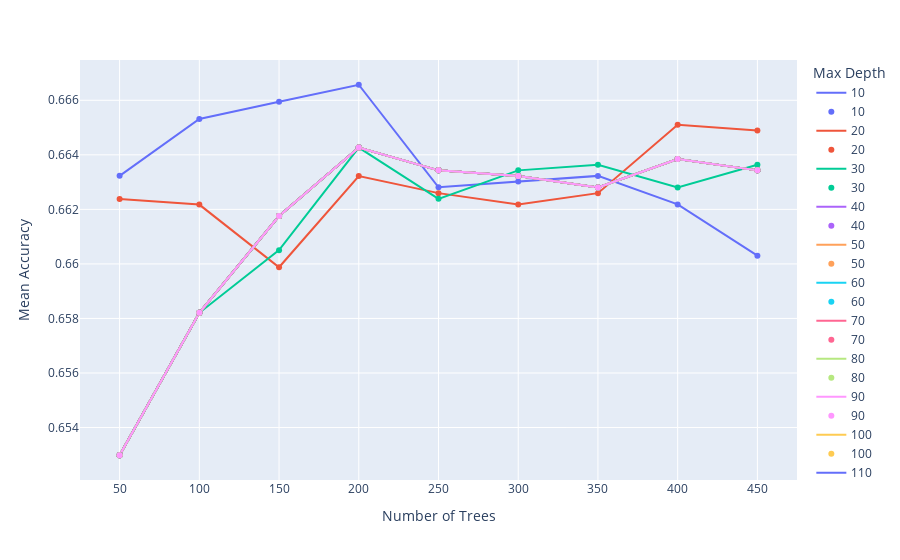

Notebook cell for this chart:
### Code cell
main_fig = px.line(rf_df, x='Number of Trees', y='Mean Accuracy', color='Max Depth')
scatter_fig = px.scatter(rf_df, x='Number of Trees', y='Mean Accuracy', color='Max Depth')
scatter_fig.update_layout(showlegend=False)
for trace in scatter_fig.data:
    main_fig.add_trace(trace)
main_fig

### Figure 1 — Plotly figure (JSON) as saved in the notebook; plotly's stock layout.template omitted (floating-point values rounded to 4 significant figures)
{"data": [{"hovertemplate": "Max Depth=10<br>Number of Trees=%{x}<br>Mean Accuracy=%{y}<extra></extra>", "legendgroup": "10", "line": {"color": "#636efa", "dash": "solid"}, "mode": "lines", "name": "10", "showlegend": true, "type": "scatter", "x": [50, 100, 150, 200, 250, 300, 350, 400, 450], "xaxis": "x", "y": [0.6632, 0.6653, 0.6659, 0.6666, 0.6628, 0.663, 0.6632, 0.6622, 0.6603], "yaxis": "y"}, {"hovertemplate": "Max Depth=20<br>Number of Trees=%{x}<br>Mean Accuracy=%{y}<extra></extra>", "legendgroup": "20", "line": {"color": "#EF553B", "dash": "solid"}, "mode": "lines", "name": "20", "showlegend": true, "type": "scatter", "x": [50, 100, 150, 200, 250, 300, 350, 400, 450], "xaxis": "x", "y": [0.6624, 0.6622, 0.6599, 0.6632, 0.6626, 0.6622, 0.6626, 0.6651, 0.6649], "yaxis": "y"}, {"hovertemplate": "Max Depth=30<br>Number of Trees=%{x}<br>Mean Accuracy=%{y}<extra></extra>", "legendgroup": "30", "line": {"color": "#00cc96", "dash": "solid"}, "mode": "lines", "name": "30", "showlegend": true, "type": "scatter", "x": [50, 100, 150, 200, 250, 300, 350, 400, 450], "xaxis": "x", "y": [0.653, 0.6582, 0.6605, 0.6643, 0.6624, 0.6634, 0.6636, 0.6628, 0.6636], "yaxis": "y"}, {"hovertemplate": "Max Depth=40<br>Number of Trees=%{x}<br>Mean Accuracy=%{y}<extra></extra>", "legendgroup": "40", "line": {"color": "#ab63fa", "dash": "solid"}, "mode": "lines", "name": "40", "showlegend": true, "type": "scatter", "x": [50, 100, 150, 200, 250, 300, 350, 400, 450], "xaxis": "x", "y": [0.653, 0.6582, 0.6618, 0.6643, 0.6634, 0.6632, 0.6628, 0.6638, 0.6634], "yaxis": "y"}, {"hovertemplate": "Max Depth=50<br>Number of Trees=%{x}<br>Mean Accuracy=%{y}<extra></extra>", "legendgroup": "50", "line": {"color": "#FFA15A", "dash": "solid"}, "mode": "lines", "name": "50", "showlegend": true, "type": "scatter", "x": [50, 100, 150, 200, 250, 300, 350, 400, 450], "xaxis": "x", "y": [0.653, 0.6582, 0.6618, 0.6643, 0.6634, 0.6632, 0.6628, 0.6638, 0.6634], "yaxis": "y"}, {"hovertemplate": "Max Depth=60<br>Number of Trees=%{x}<br>Mean Accuracy=%{y}<extra></extra>", "legendgroup": "60", "line": {"color": "#19d3f3", "dash": "solid"}, "mode": "lines", "name": "60", "showlegend": true, "type": "scatter", "x": [50, 100, 150, 200, 250, 300, 350, 400, 450], "xaxis": "x", "y": [0.653, 0.6582, 0.6618, 0.6643, 0.6634, 0.6632, 0.6628, 0.6638, 0.6634], "yaxis": "y"}, {"hovertemplate": "Max Depth=70<br>Number of Trees=%{x}<br>Mean Accuracy=%{y}<extra></extra>", "legendgroup": "70", "line": {"color": "#FF6692", "dash": "solid"}, "mode": "lines", "name": "70", "showlegend": true, "type": "scatter", "x": [50, 100, 150, 200, 250, 300, 350, 400, 450], "xaxis": "x", "y": [0.653, 0.6582, 0.6618, 0.6643, 0.6634, 0.6632, 0.6628, 0.6638, 0.6634], "yaxis": "y"}, {"hovertemplate": "Max Depth=80<br>Number of Trees=%{x}<br>Mean Accuracy=%{y}<extra></extra>", "legendgroup": "80", "line": {"color": "#B6E880", "dash": "solid"}, "mode": "lines", "name": "80", "showlegend": true, "type": "scatter", "x": [50, 100, 150, 200, 250, 300, 350, 400, 450], "xaxis": "x", "y": [0.653, 0.6582, 0.6618, 0.6643, 0.6634, 0.6632, 0.6628, 0.6638, 0.6634], "yaxis": "y"}, {"hovertemplate": "Max Depth=90<br>Number of Trees=%{x}<br>Mean Accuracy=%{y}<extra></extra>", "legendgroup": "90", "line": {"color": "#FF97FF", "dash": "solid"}, "mode": "lines", "name": "90", "showlegend": true, "type": "scatter", "x": [50, 100, 150, 200, 250, 300, 350, 400, 450], "xaxis": "x", "y": [0.653, 0.6582, 0.6618, 0.6643, 0.6634, 0.6632, 0.6628, 0.6638, 0.6634], "yaxis": "y"}, {"hovertemplate": "Max Depth=100<br>Number of Trees=%{x}<br>Mean Accuracy=%{y}<extra></extra>", "legendgroup": "100", "line": {"color": "#FECB52", "dash": "solid"}, "mode": "lines", "name": "100", "showlegend": true, "type": "scatter", "x": [50, 100, 150, 200, 250, 300, 350, 400, 450], "xaxis": "x", "y": [0.653, 0.6582, 0.6618, 0.6643, 0.6634, 0.6632, 0.6628, 0.6638, 0.6634], "yaxis": "y"}, {"hovertemplate": "Max Depth=110<br>Number of Trees=%{x}<br>Mean Accuracy=%{y}<extra></extra>", "legendgroup": "110", "line": {"color": "#636efa", "dash": "solid"}, "mode": "lines", "name": "110", "showlegend": true, "type": "scatter", "x": [50, 100, 150, 200, 250, 300, 350, 400, 450], "xaxis": "x", "y": [0.653, 0.6582, 0.6618, 0.6643, 0.6634, 0.6632, 0.6628, 0.6638, 0.6634], "yaxis": "y"}, {"hovertemplate": "Max Depth=120<br>Number of Trees=%{x}<br>Mean Accuracy=%{y}<extra></extra>", "legendgroup": "120", "line": {"color": "#EF553B", "dash": "solid"}, "mode": "lines", "name": "120", "showlegend": true, "type": "scatter", "x": [50, 100, 150, 200, 250, 300, 350, 400, 450], "xaxis": "x", "y": [0.653, 0.6582, 0.6618, 0.6643, 0.6634, 0.6632, 0.6628, 0.6638, 0.6634], "yaxis": "y"}, {"hovertemplate": "Max Depth=130<br>Number of Trees=%{x}<br>Mean Accuracy=%{y}<extra></extra>", "legendgroup": "130", "line": {"color": "#00cc96", "dash": "solid"}, "mode": "lines", "name": "130", "showlegend": true, "type": "scatter", "x": [50, 100, 150, 200, 250, 300, 350, 400, 450], "xaxis": "x", "y": [0.653, 0.6582, 0.6618, 0.6643, 0.6634, 0.6632, 0.6628, 0.6638, 0.6634], "yaxis": "y"}, {"hovertemplate": "Max Depth=140<br>Number of Trees=%{x}<br>Mean Accuracy=%{y}<extra></extra>", "legendgroup": "140", "line": {"color": "#ab63fa", "dash": "solid"}, "mode": "lines", "name": "140", "showlegend": true, "type": "scatter", "x": [50, 100, 150, 200, 250, 300, 350, 400, 450], "xaxis": "x", "y": [0.653, 0.6582, 0.6618, 0.6643, 0.6634, 0.6632, 0.6628, 0.6638, 0.6634], "yaxis": "y"}, {"hovertemplate": "Max Depth=150<br>Number of Trees=%{x}<br>Mean Accuracy=%{y}<extra></extra>", "legendgroup": "150", "line": {"color": "#FFA15A", "dash": "solid"}, "mode": "lines", "name": "150", "showlegend": true, "type": "scatter", "x": [50, 100, 150, 200, 250, 300, 350, 400, 450], "xaxis": "x", "y": [0.653, 0.6582, 0.6618, 0.6643, 0.6634, 0.6632, 0.6628, 0.6638, 0.6634], "yaxis": "y"}, {"hovertemplate": "Max Depth=160<br>Number of Trees=%{x}<br>Mean Accuracy=%{y}<extra></extra>", "legendgroup": "160", "line": {"color": "#19d3f3", "dash": "solid"}, "mode": "lines", "name": "160", "showlegend": true, "type": "scatter", "x": [50, 100, 150, 200, 250, 300, 350, 400, 450], "xaxis": "x", "y": [0.653, 0.6582, 0.6618, 0.6643, 0.6634, 0.6632, 0.6628, 0.6638, 0.6634], "yaxis": "y"}, {"hovertemplate": "Max Depth=170<br>Number of Trees=%{x}<br>Mean Accuracy=%{y}<extra></extra>", "legendgroup": "170", "line": {"color": "#FF6692", "dash": "solid"}, "mode": "lines", "name": "170", "showlegend": true, "type": "scatter", "x": [50, 100, 150, 200, 250, 300, 350, 400, 450], "xaxis": "x", "y": [0.653, 0.6582, 0.6618, 0.6643, 0.6634, 0.6632, 0.6628, 0.6638, 0.6634], "yaxis": "y"}, {"hovertemplate": "Max Depth=180<br>Number of Trees=%{x}<br>Mean Accuracy=%{y}<extra></extra>", "legendgroup": "180", "line": {"color": "#B6E880", "dash": "solid"}, "mode": "lines", "name": "180", "showlegend": true, "type": "scatter", "x": [50, 100, 150, 200, 250, 300, 350, 400, 450], "xaxis": "x", "y": [0.653, 0.6582, 0.6618, 0.6643, 0.6634, 0.6632, 0.6628, 0.6638, 0.6634], "yaxis": "y"}, {"hovertemplate": "Max Depth=190<br>Number of Trees=%{x}<br>Mean Accuracy=%{y}<extra></extra>", "legendgroup": "190", "line": {"color": "#FF97FF", "dash": "solid"}, "mode": "lines", "name": "190", "showlegend": true, "type": "scatter", "x": [50, 100, 150, 200, 250, 300, 350, 400, 450], "xaxis": "x", "y": [0.653, 0.6582, 0.6618, 0.6643, 0.6634, 0.6632, 0.6628, 0.6638, 0.6634], "yaxis": "y"}, {"hovertemplate": "Max Depth=10<br>Number of Trees=%{x}<br>Mean Accuracy=%{y}<extra></extra>", "legendgroup": "10", "marker": {"color": "#636efa", "symbol": "circle"}, "mode": "markers", "name": "10", "showlegend": true, "type": "scatter", "x": [50, 100, 150, 200, 250, 300, 350, 400, 450], "xaxis": "x", "y": [0.6632, 0.6653, 0.6659, 0.6666, 0.6628, 0.663, 0.6632, 0.6622, 0.6603], "yaxis": "y"}, {"hovertemplate": "Max Depth=20<br>Number of Trees=%{x}<br>Mean Accuracy=%{y}<extra></extra>", "legendgroup": "20", "marker": {"color": "#EF553B", "symbol": "circle"}, "mode": "markers", "name": "20", "showlegend": true, "type": "scatter", "x": [50, 100, 150, 200, 250, 300, 350, 400, 450], "xaxis": "x", "y": [0.6624, 0.6622, 0.6599, 0.6632, 0.6626, 0.6622, 0.6626, 0.6651, 0.6649], "yaxis": "y"}, {"hovertemplate": "Max Depth=30<br>Number of Trees=%{x}<br>Mean Accuracy=%{y}<extra></extra>", "legendgroup": "30", "marker": {"color": "#00cc96", "symbol": "circle"}, "mode": "markers", "name": "30", "showlegend": true, "type": "scatter", "x": [50, 100, 150, 200, 250, 300, 350, 400, 450], "xaxis": "x", "y": [0.653, 0.6582, 0.6605, 0.6643, 0.6624, 0.6634, 0.6636, 0.6628, 0.6636], "yaxis": "y"}, {"hovertemplate": "Max Depth=40<br>Number of Trees=%{x}<br>Mean Accuracy=%{y}<extra></extra>", "legendgroup": "40", "marker": {"color": "#ab63fa", "symbol": "circle"}, "mode": "markers", "name": "40", "showlegend": true, "type": "scatter", "x": [50, 100, 150, 200, 250, 300, 350, 400, 450], "xaxis": "x", "y": [0.653, 0.6582, 0.6618, 0.6643, 0.6634, 0.6632, 0.6628, 0.6638, 0.6634], "yaxis": "y"}, {"hovertemplate": "Max Depth=50<br>Number of Trees=%{x}<br>Mean Accuracy=%{y}<extra></extra>", "legendgroup": "50", "marker": {"color": "#FFA15A", "symbol": "circle"}, "mode": "markers", "name": "50", "showlegend": true, "type": "scatter", "x": [50, 100, 150, 200, 250, 300, 350, 400, 450], "xaxis": "x", "y": [0.653, 0.6582, 0.6618, 0.6643, 0.6634, 0.6632, 0.6628, 0.6638, 0.6634], "yaxis": "y"}, {"hovertemplate": "Max Depth=60<br>Number of Trees=%{x}<br>Mean Accuracy=%{y}<extra></extra>", "legendgroup": "60", "marker": {"color": "#19d3f3", "symbol": "circle"}, "mode": "markers", "name": "60", "showlegend": true, "type": "scatter", "x": [50, 100, 150, 200, 250, 300, 350, 400, 450], "xaxis": "x", "y": [0.653, 0.6582, 0.6618, 0.6643, 0.6634, 0.6632, 0.6628, 0.6638, 0.6634], "yaxis": "y"}, {"hovertemplate": "Max Depth=70<br>Number of Trees=%{x}<br>Mean Accuracy=%{y}<extra></extra>", "legendgroup": "70", "marker": {"color": "#FF6692", "symbol": "circle"}, "mode": "markers", "name": "70", "showlegend": true, "type": "scatter", "x": [50, 100, 150, 200, 250, 300, 350, 400, 450], "xaxis": "x", "y": [0.653, 0.6582, 0.6618, 0.6643, 0.6634, 0.6632, 0.6628, 0.6638, 0.6634], "yaxis": "y"}, {"hovertemplate": "Max Depth=80<br>Number of Trees=%{x}<br>Mean Accuracy=%{y}<extra></extra>", "legendgroup": "80", "marker": {"color": "#B6E880", "symbol": "circle"}, "mode": "markers", "name": "80", "showlegend": true, "type": "scatter", "x": [50, 100, 150, 200, 250, 300, 350, 400, 450], "xaxis": "x", "y": [0.653, 0.6582, 0.6618, 0.6643, 0.6634, 0.6632, 0.6628, 0.6638, 0.6634], "yaxis": "y"}, {"hovertemplate": "Max Depth=90<br>Number of Trees=%{x}<br>Mean Accuracy=%{y}<extra></extra>", "legendgroup": "90", "marker": {"color": "#FF97FF", "symbol": "circle"}, "mode": "markers", "name": "90", "showlegend": true, "type": "scatter", "x": [50, 100, 150, 200, 250, 300, 350, 400, 450], "xaxis": "x", "y": [0.653, 0.6582, 0.6618, 0.6643, 0.6634, 0.6632, 0.6628, 0.6638, 0.6634], "yaxis": "y"}, {"hovertemplate": "Max Depth=100<br>Number of Trees=%{x}<br>Mean Accuracy=%{y}<extra></extra>", "legendgroup": "100", "marker": {"color": "#FECB52", "symbol": "circle"}, "mode": "markers", "name": "100", "showlegend": true, "type": "scatter", "x": [50, 100, 150, 200, 250, 300, 350, 400, 450], "xaxis": "x", "y": [0.653, 0.6582, 0.6618, 0.6643, 0.6634, 0.6632, 0.6628, 0.6638, 0.6634], "yaxis": "y"}, {"hovertemplate": "Max Depth=110<br>Number of Trees=%{x}<br>Mean Accuracy=%{y}<extra></extra>", "legendgroup": "110", "marker": {"color": "#636efa", "symbol": "circle"}, "mode": "markers", "name": "110", "showlegend": true, "type": "scatter", "x": [50, 100, 150, 200, 250, 300, 350, 400, 450], "xaxis": "x", "y": [0.653, 0.6582, 0.6618, 0.6643, 0.6634, 0.6632, 0.6628, 0.6638, 0.6634], "yaxis": "y"}, {"hovertemplate": "Max Depth=120<br>Number of Trees=%{x}<br>Mean Accuracy=%{y}<extra></extra>", "legendgroup": "120", "marker": {"color": "#EF553B", "symbol": "circle"}, "mode": "markers", "name": "120", "showlegend": true, "type": "scatter", "x": [50, 100, 150, 200, 250, 300, 350, 400, 450], "xaxis": "x", "y": [0.653, 0.6582, 0.6618, 0.6643, 0.6634, 0.6632, 0.6628, 0.6638, 0.6634], "yaxis": "y"}, {"hovertemplate": "Max Depth=130<br>Number of Trees=%{x}<br>Mean Accuracy=%{y}<extra></extra>", "legendgroup": "130", "marker": {"color": "#00cc96", "symbol": "circle"}, "mode": "markers", "name": "130", "showlegend": true, "type": "scatter", "x": [50, 100, 150, 200, 250, 300, 350, 400, 450], "xaxis": "x", "y": [0.653, 0.6582, 0.6618, 0.6643, 0.6634, 0.6632, 0.6628, 0.6638, 0.6634], "yaxis": "y"}, {"hovertemplate": "Max Depth=140<br>Number of Trees=%{x}<br>Mean Accuracy=%{y}<extra></extra>", "legendgroup": "140", "marker": {"color": "#ab63fa", "symbol": "circle"}, "mode": "markers", "name": "140", "showlegend": true, "type": "scatter", "x": [50, 100, 150, 200, 250, 300, 350, 400, 450], "xaxis": "x", "y": [0.653, 0.6582, 0.6618, 0.6643, 0.6634, 0.6632, 0.6628, 0.6638, 0.6634], "yaxis": "y"}, {"hovertemplate": "Max Depth=150<br>Number of Trees=%{x}<br>Mean Accuracy=%{y}<extra></extra>", "legendgroup": "150", "marker": {"color": "#FFA15A", "symbol": "circle"}, "mode": "markers", "name": "150", "showlegend": true, "type": "scatter", "x": [50, 100, 150, 200, 250, 300, 350, 400, 450], "xaxis": "x", "y": [0.653, 0.6582, 0.6618, 0.6643, 0.6634, 0.6632, 0.6628, 0.6638, 0.6634], "yaxis": "y"}, {"hovertemplate": "Max Depth=160<br>Number of Trees=%{x}<br>Mean Accuracy=%{y}<extra></extra>", "legendgroup": "160", "marker": {"color": "#19d3f3", "symbol": "circle"}, "mode": "markers", "name": "160", "showlegend": true, "type": "scatter", "x": [50, 100, 150, 200, 250, 300, 350, 400, 450], "xaxis": "x", "y": [0.653, 0.6582, 0.6618, 0.6643, 0.6634, 0.6632, 0.6628, 0.6638, 0.6634], "yaxis": "y"}, {"hovertemplate": "Max Depth=170<br>Number of Trees=%{x}<br>Mean Accuracy=%{y}<extra></extra>", "legendgroup": "170", "marker": {"color": "#FF6692", "symbol": "circle"}, "mode": "markers", "name": "170", "showlegend": true, "type": "scatter", "x": [50, 100, 150, 200, 250, 300, 350, 400, 450], "xaxis": "x", "y": [0.653, 0.6582, 0.6618, 0.6643, 0.6634, 0.6632, 0.6628, 0.6638, 0.6634], "yaxis": "y"}, {"hovertemplate": "Max Depth=180<br>Number of Trees=%{x}<br>Mean Accuracy=%{y}<extra></extra>", "legendgroup": "180", "marker": {"color": "#B6E880", "symbol": "circle"}, "mode": "markers", "name": "180", "showlegend": true, "type": "scatter", "x": [50, 100, 150, 200, 250, 300, 350, 400, 450], "xaxis": "x", "y": [0.653, 0.6582, 0.6618, 0.6643, 0.6634, 0.6632, 0.6628, 0.6638, 0.6634], "yaxis": "y"}, {"hovertemplate": "Max Depth=190<br>Number of Trees=%{x}<br>Mean Accuracy=%{y}<extra></extra>", "legendgroup": "190", "marker": {"color": "#FF97FF", "symbol": "circle"}, "mode": "markers", "name": "190", "showlegend": true, "type": "scatter", "x": [50, 100, 150, 200, 250, 300, 350, 400, 450], "xaxis": "x", "y": [0.653, 0.6582, 0.6618, 0.6643, 0.6634, 0.6632, 0.6628, 0.6638, 0.6634], "yaxis": "y"}], "layout": {"legend": {"title": {"text": "Max Depth"}, "tracegroupgap": 0}, "margin": {"t": 60}, "xaxis": {"anchor": "y", "domain": [0, 1], "title": {"text": "Number of Trees"}}, "yaxis": {"anchor": "x", "domain": [0, 1], "title": {"text": "Mean Accuracy"}}}}
